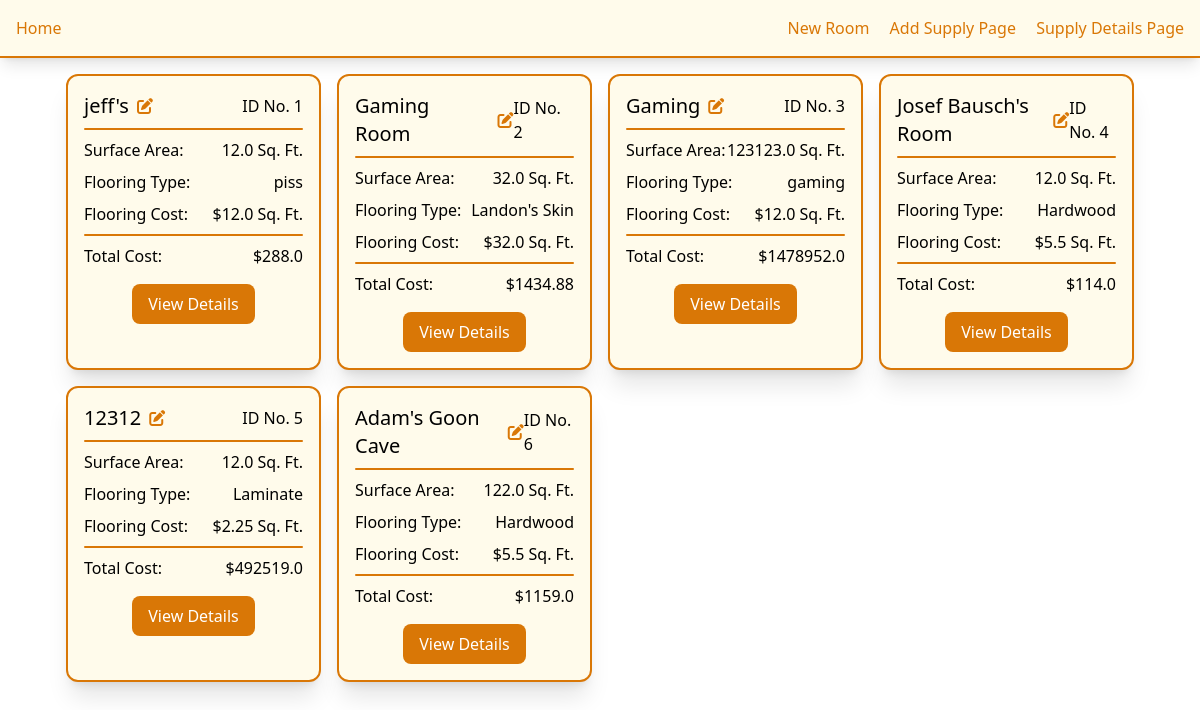
Before: / with the older database file.
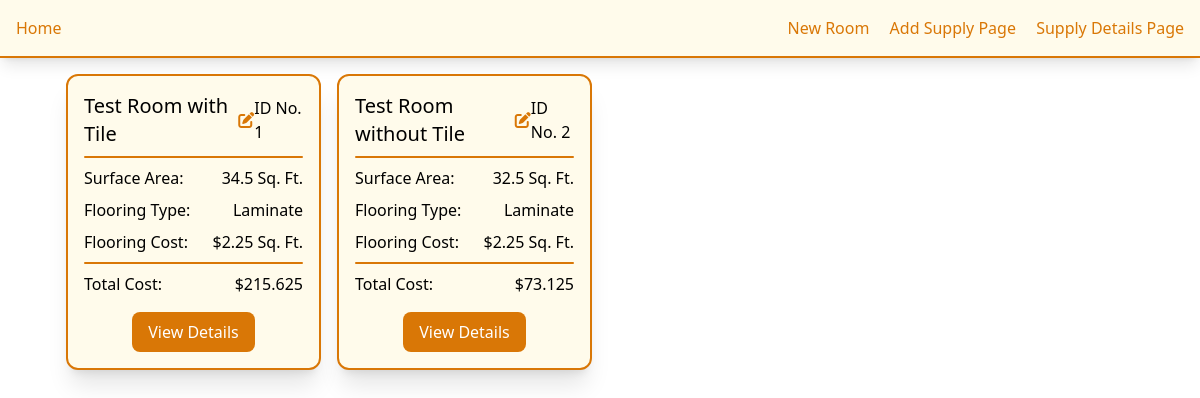
After: the same page with the newer database file.
### models/Models.py (models this page shows)
class RoomModel(Base):
    __tablename__ = 'rooms'
    id = Column(Integer, primary_key=True, index=True)
    name = Column(String, nullable=False)
    surface_area = Column(Float, nullable=False)
    flooring_type = Column(String, nullable=False)
    flooring_cost_per_sqft = Column(Float, nullable=False)
    is_tiling_needed = Column(Boolean, default=False, nullable=False)
    tile_type = Column(String, nullable=True)
    tile_cost_per_sqft = Column(Float, nullable=True)
    tiling_area = Column(Float, nullable=True)
    supplies = relationship("SupplyModel", back_populates="room")

### app.py (the view)
@app.route('/')
def index():
    rooms = db_session.query(RoomModel).all()
    return render_template('home.html', rooms=rooms)

### templates/home.html
{% extends 'components/base.html' %}
{% block content %}
<div class="flex align-center justify-center">
    <div class="w-11/12 grid grid-cols-1 sm:grid-cols-2 md:grid-cols-3 lg:grid-cols-4 gap-4 p-4">
        {% for room in rooms %}
        <div class="rounded-xl p-4 bg-amber-50 border-2 border-amber-600 shadow-xl">
            <div class="flex items-center">
                <h1 class="text-xl">{{ room.name }}</h1>
                <a href="/edit_rooms/{{ room.id }}" class="ml-2 text-amber-600 hover:text-amber-800">
                    <i class="fa-solid fa-pen-to-square"></i>
                </a>
                <h3 class="ml-auto">ID No. {{ room.id }}</h3>
            </div>
            <hr class="h-0.5 mx-auto my-2 bg-amber-600 border-0 rounded">
            <div class="space-y-2">
                <div class="flex justify-between">
                    <h3>Surface Area:</h3>
                    <h3>{{ room.surface_area }} Sq. Ft.</h3>
                </div>
                <div class="flex justify-between">
                    <h3>Flooring Type:</h3>
                    <h3>{{ room.flooring_type }}</h3>
                </div>
                <div class="flex justify-between">
                    <h3>Flooring Cost:</h3>
                    <h3>${{ room.flooring_cost_per_sqft }} Sq. Ft.</h3>
                </div>
            </div>
            <hr class="h-0.5 mx-auto my-2 bg-amber-600 border-0 rounded">
            <div class="space-y-2">
                <div class="flex justify-between">
                    <h3>Total Cost:</h3>
                    <h3>
                        ${{ (room.surface_area * room.flooring_cost_per_sqft)
                            + (room.tiling_area * room.tile_cost_per_sqft if room.is_tiling_needed else 0) | round(2) }}
                    </h3>
                </div>
            </div>
            <div class="flex justify-center mt-4">
                <a href="{{ url_for('room_details', room_id=room.id) }}" class="bg-amber-600 text-white px-4 py-2 rounded-lg hover:bg-amber-800 transition">
                    View Details
                </a>
            </div>
        </div>
        {% endfor %}
    </div>
</div>
{% endblock %}

### templates/components/base.html (shortened to what this page needs)
<!doctype html>
<html lang="en">
<head>
    <link rel="stylesheet" href="{{ url_for('static', filename='dist/css/output.css') }}">
    <link rel="stylesheet" href="https://cdnjs.cloudflare.com/ajax/libs/font-awesome/6.6.0/css/all.min.css">
</head>
<body>
    {% include 'components/navbar.html' %}
    {% block content %}
    {% endblock %}
</body>
</html>

### templates/components/navbar.html
<nav class="w-full flex bg-amber-50 p-4 shadow-lg z-30 border-b-2 border-amber-600">
    <div>
        <a href="/" class="text-amber-600 hover:underline">Home</a>
    </div>
    <div class="space-x-4 ml-auto">
        <a href="/add_room" class="text-amber-600 hover:underline">New Room</a>
        <a href="/supplies/add" class="text-amber-600 hover:underline">Add Supply Page</a>
        <a href="/supplies/details" class="text-amber-600 hover:underline">Supply Details Page</a>
    </div>
</nav>

Changed rows visible on the page:
removed RoomModel: name "Gaming", id "3", surface_area "123123.0", flooring_type "gaming", flooring_cost_per_sqft "12.0", surface_area+flooring_cost_per_sqft+is_tiling_needed "1478952.0"
removed RoomModel: name "Josef Bausch's Room", id "4", surface_area "12.0", flooring_type "Hardwood", flooring_cost_per_sqft "5.5", surface_area+flooring_cost_per_sqft+is_tiling_needed "114.0"
removed RoomModel: name "12312", id "5", surface_area "12.0", flooring_type "Laminate", flooring_cost_per_sqft "2.25", surface_area+flooring_cost_per_sqft+is_tiling_needed "492519.0"
removed RoomModel: name "Adam's Goon Cave", id "6", surface_area "122.0", flooring_type "Hardwood", flooring_cost_per_sqft "5.5", surface_area+flooring_cost_per_sqft+is_tiling_needed "1159.0"
changed RoomModel id 1: name "jeff's" → "Test Room with Tile"; surface_area "12.0" → "34.5"; flooring_type "piss" → "Laminate"; flooring_cost_per_sqft "12.0" → "2.25"; surface_area+flooring_cost_per_sqft+is_tiling_needed "288.0" → "215.625"
changed RoomModel id 2: name "Gaming Room" → "Test Room without Tile"; surface_area "32.0" → "32.5"; flooring_type "Landon's Skin" → "Laminate"; flooring_cost_per_sqft "32.0" → "2.25"; surface_area+flooring_cost_per_sqft+is_tiling_needed "1434.88" → "73.125"
